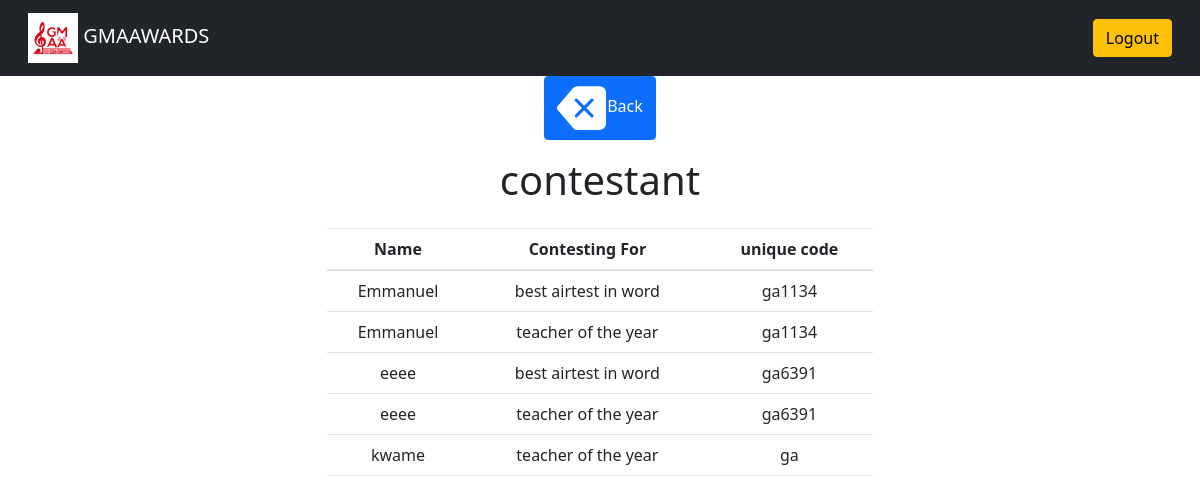
Page /dashboard/contestants/ (signed in) on the committed database.
### polls/models.py (models this page shows, shortened)
class Choice(models.Model):
    id = models.AutoField(primary_key=True)
    question = models.ForeignKey(Question, on_delete=models.CASCADE)
    choice_text = models.ForeignKey(Contestant, on_delete=models.CASCADE)
    votes = models.IntegerField(default=0)

class Contestant(models.Model):
    id = models.AutoField(primary_key=True)
    Name = models.CharField(max_length=200)
    code =  models.SlugField(max_length=200,unique=True ,null=True ,blank=True)

class Question(models.Model):
    id = models.AutoField(primary_key=True)
    question_text = models.CharField(max_length=200)
    pub_date = models.DateTimeField('date published')

### dashboard/views.py (the view)
# urls.py: path('contestants/', views.Contestants, name='contestants'),
@login_required(login_url='/dashboard/login/')
def Contestants(request):
    contestants = Contestant.objects.all()
    data =[]
    for contestant in contestants:
        choices = Choice.objects.filter(choice_text=contestant.id)
        for c in choices:
            data.append(c)
    return render(request, 'dashboard/contestant.html',{'choices':data})

### templates/dashboard/contestant.html (shortened to what this page needs)
{% extends 'base.html' %} {% block content %} {% load static %}
<div class="text-center">
  <a  href="{% url "dashboard:home" %}">
     <button type="button" class="btn btn-primary">
    Back
  </button>
  </a>
  <div class="card-body">
    <h1>contestant</h1>
  </div>
  <table class="table">
    <thead>
      <tr>
        <th scope="col">Name</th>
        <th scope="col">Contesting For</th>
        <th scope="col">unique code</th>
      </tr>
    </thead>
    <tbody>
      {% for c in choices%}
      <tr>
        <td>{{c.choice_text.Name}}</td>
        <td>{{c.question.question_text}}</td>
        <td>{{c.choice_text.code}}</td>
      </tr>
      {% endfor %}
    </tbody>
  </table>
  {% endblock %} x

### templates/base.html (shortened to what this page needs)
<!DOCTYPE html>
<html lang="en">
  <head>
    <link
      rel="stylesheet"
      href="https://stackpath.bootstrapcdn.com/bootstrap/4.3.1/css/bootstrap.min.css"
    />
    <link
      href="https://cdn.jsdelivr.net/npm/bootstrap@5.1.3/dist/css/bootstrap.min.css"
      rel="stylesheet"
    />
  </head>
  <body>
    {% include 'partials/_navbar.html' %}
    <div class="container">
      <div class="row">
        <div class="col-md-6 m-auto">{% block content %}{% endblock %}</div>
      </div>
    </div>
  </body>
</html>

### templates/partials/_navbar.html (shortened to what this page needs)
{% load static %}
<nav class="navbar navbar-light bg-dark">
  <div class="container-fluid">
    <a class="navbar-brand" style="color: white" href="/"
      ><img height="50" width="" src="{% static 'img/ghaa.jpeg' %}" />
      GMAAWARDS</a
    >
    {% if user.is_authenticated %}
    <a
      href="{% url 'dashboard:logout' %}"
      type="button"
      class="btn btn-warning"
    >
      Logout
    </a>
    {% endif %}
  </div>
</nav>

### rows in the picture
Choice: choice_text.Name "Emmanuel", question.question_text "best airtest in word", choice_text.code "ga1134"
Choice: choice_text.Name "Emmanuel", question.question_text "teacher of the year", choice_text.code "ga1134"
Choice: choice_text.Name "eeee", question.question_text "best airtest in word", choice_text.code "ga6391"
Choice: choice_text.Name "eeee", question.question_text "teacher of the year", choice_text.code "ga6391"
Choice: choice_text.Name "kwame", question.question_text "teacher of the year", choice_text.code "ga"
